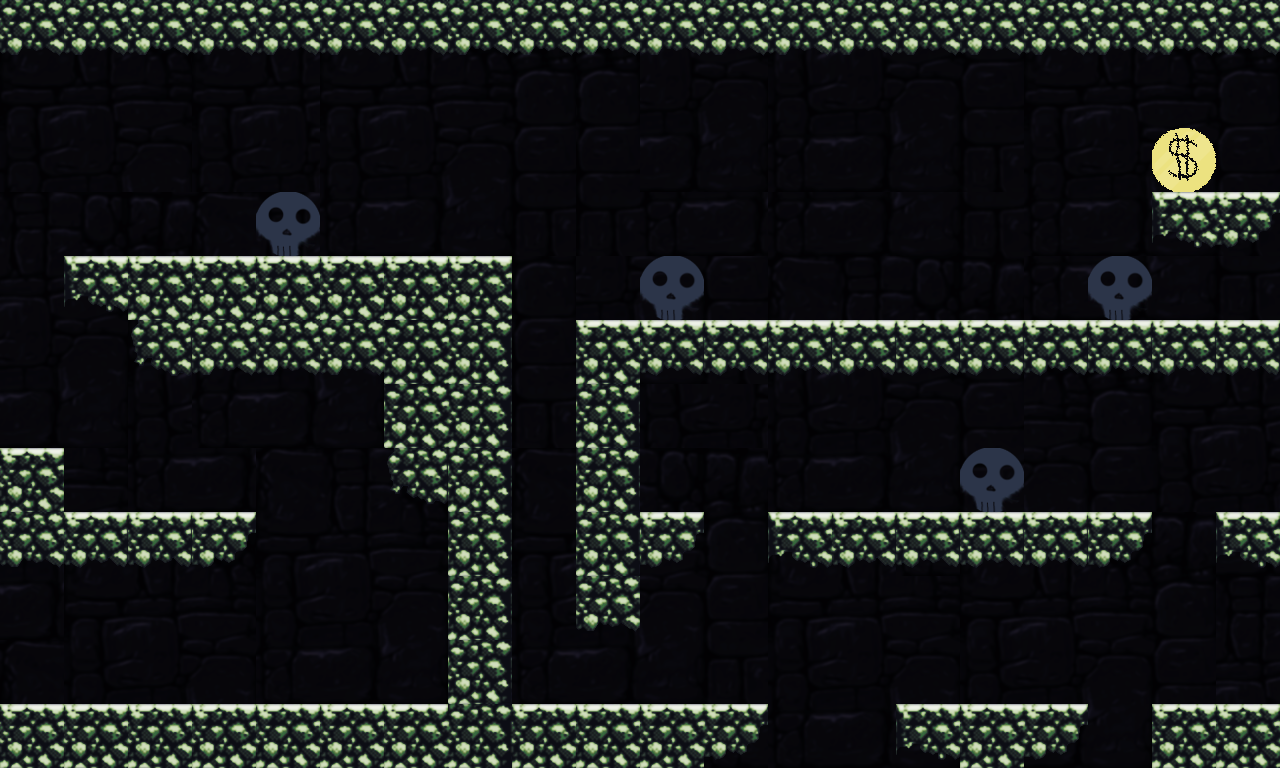

A level layout from a 2D game, rendered from its tile map. Below: a short description, then the map file with tile-grid data replaced by summaries:
An orthogonal 20x12 tile map with 64x64 px tiles, 2 tile layers (level, GameElements), 2 tilesets, 1 image layer and 16 objects.

<map version="1.0" orientation="orthogonal" renderorder="right-down" width="20" height="12" tilewidth="64" tileheight="64" nextobjectid="49">
 <tileset firstgid="1" name="stone_tileset3" tilewidth="64" tileheight="64" tilecount="19" columns="19">
  <image source="../assets/tiles/stone_tileset3.png" trans="ff00ff" width="1216" height="64" />
 </tileset>
 <tileset firstgid="20" name="GameElement_tileset" tilewidth="64" tileheight="64" tilecount="3" columns="3">
  <image source="../assets/tiles/GameElement_tileset.png" trans="ff00ff" width="192" height="64" />
 </tileset>
 <imagelayer name="bg">
  <image source="../assets/tiles/dungeon_bg.png" />
 </imagelayer>
 <layer name="level" width="20" height="12">
  <data>[240 cells, 87 non-empty, 8 distinct tile ids]</data>
 </layer>
 <objectgroup name="objects">
  <object id="31" x="0" y="-4" width="1286.67" height="49.3333" />
  <object id="32" x="1160" y="191.333" width="113.333" height="47.667" />
  <object id="33" x="65.3333" y="258.667" width="446.667" height="53.3333" />
  <object id="34" x="577.333" y="322.667" width="700" height="45.3333" />
  <object id="35" x="770.667" y="512" width="380" height="49.3333" />
  <object id="36" x="1218.67" y="512" width="70.6667" height="49.3333" />
  <object id="37" x="636" y="514.667" width="69.3333" height="46.6667" />
  <object id="39" x="0" y="704" width="768" height="60" />
  <object id="40" x="900" y="702.667" width="186.667" height="64" />
  <object id="41" x="1152" y="706.667" width="128" height="64" />
  <object id="42" x="-2.66667" y="449.333" width="65.3333" height="110.667" />
  <object id="43" x="61.3333" y="513.333" width="193.333" height="48" />
  <object id="44" x="450.667" y="314.667" width="60" height="388" />
  <object id="45" x="126.667" y="314.667" width="324" height="56" />
  <object id="46" x="385.333" y="372" width="64" height="126.667" />
  <object id="48" x="578.667" y="364" width="58.6667" height="257.333" />
 </objectgroup>
 <layer name="GameElements" width="20" height="12">
  <data>[240 cells, 5 non-empty, 2 distinct tile ids]</data>
 </layer>
</map>
